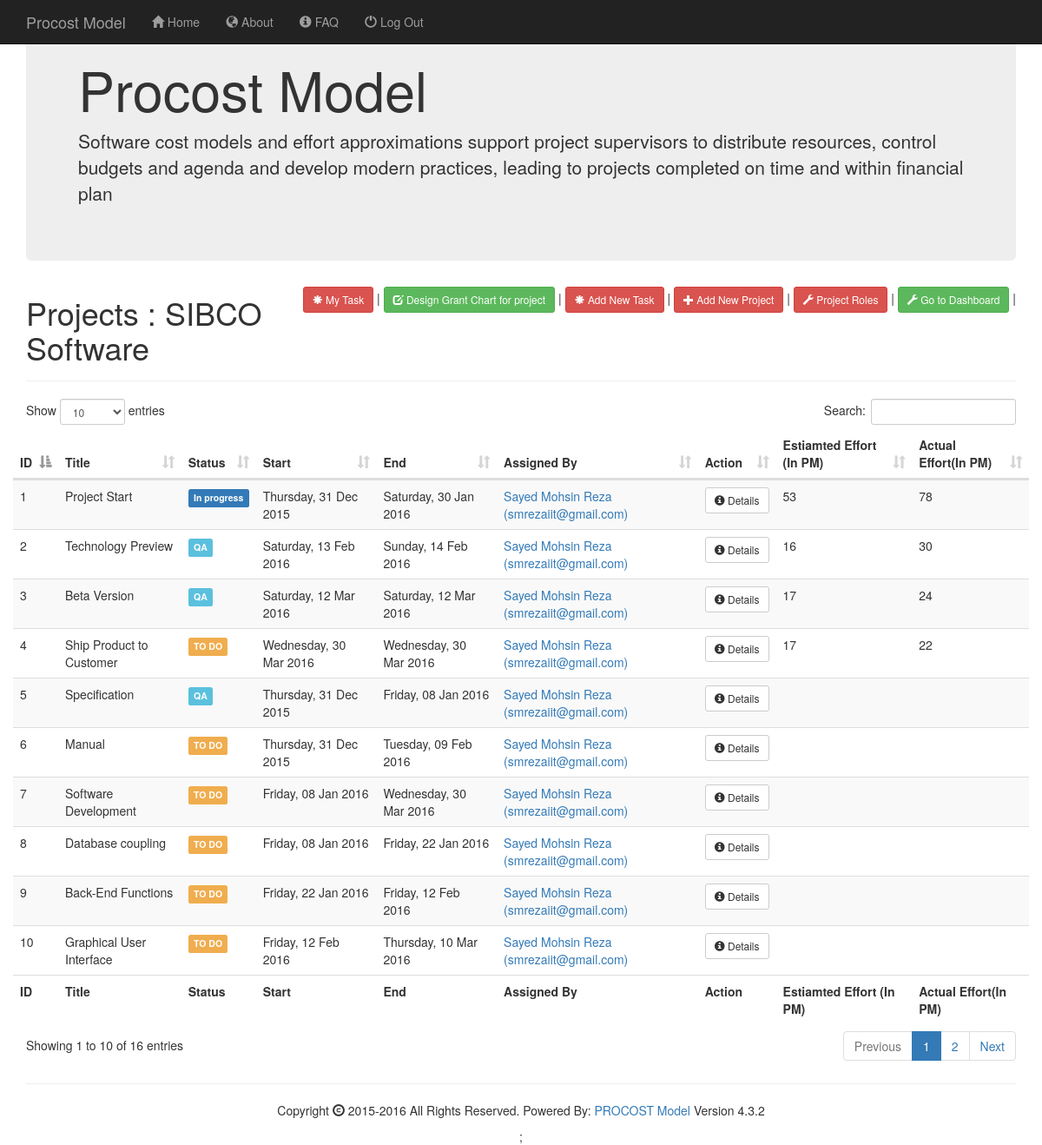
/project_effort.php?pid=1 (signed in), run on the app's committed database.
### tables this page shows
CREATE TABLE IF NOT EXISTS `project` (
`id` int(10) unsigned NOT NULL,
  `id_person_create` int(10) unsigned NOT NULL DEFAULT '0',
  `date_start` timestamp NULL DEFAULT NULL,
  `date_end` timestamp NULL DEFAULT NULL,
  `title` varchar(255) NOT NULL,
  `description` text NOT NULL,
  `status` tinyint(3) unsigned NOT NULL DEFAULT '0'
);

CREATE TABLE IF NOT EXISTS `project_task` (
`id` int(10) NOT NULL,
  `id_project` int(10) unsigned NOT NULL DEFAULT '0',
  `id_parenttask` mediumint(8) unsigned NOT NULL DEFAULT '0',
  `title` varchar(255) NOT NULL DEFAULT '',
  `description` text,
  `id_person_owner` int(10) unsigned NOT NULL DEFAULT '0',
  `date_start` timestamp NULL DEFAULT NULL,
  `date_end` timestamp NULL DEFAULT NULL,
  `status_id` int(11) NOT NULL,
  `estimated_workload` mediumint(8) unsigned NOT NULL DEFAULT '0'
);

CREATE TABLE IF NOT EXISTS `project_status` (
`id` int(10) NOT NULL,
  `id_person_create` int(10) unsigned NOT NULL,
  `title` varchar(64) NOT NULL,
  `value` int(11) NOT NULL
);

### project_effort.php (the view, shortened to what this page needs)
<?Php
include('header.php');
print '  <div id="content">';
include('sub-header.php');
$project_id = $_GET['pid'];
$query = "SELECT `id`, `title`, status_id,`date_start`, `date_end`, `id_person_owner` FROM `project_task` WHERE `id_project`=".$_GET['pid']."";
$fieldname=array('ID','Title','Status','Start','End', 'Assigned By','Action','Estiamted Effort (In PM)','Actual Effort(In PM)');
$button_menu[] = array('link'=>'my_task.php','text'=>'My Task');
$button_menu[] = array('link'=>'hgc_design_grant_chart/','text'=>'Design Grant Chart for project');
$button_menu[] = array('link'=>'add_new_task.php?pid='.$project_id,'text'=>'Add New Task');
$button_menu[] = array('link'=>'add_new_project.php','text'=>'Add New Project','icon'=>'plus');
$button_menu[] = array('link'=>'project_roles.php?pid='.$project_id,'text'=>'Project Roles');
$button_menu[] = array('link'=>'index.php','text'=>'Go to Dashboard','icon'=>'wrench');
button_menu_create($button_menu);
print '<div class="page-header">
        <h1>Projects : '.value_return('SELECT `title` FROM `project` WHERE `id`='.$_GET['pid'].'').'</h1>
      </div>
      <div class="row">
        <div>';
		manual_create_table($query,$fieldname,'mytable');
        print '</div>';
print ' </div>';
include('footer.php');
function manual_create_table($query,$fieldname,$id='mytable'){
   print' <table id="'.$id.'" class="table table-striped">';
   print'<thead><tr>';
	for($i=0;$i<sizeof($fieldname);$i++){
	print'<th>'.$fieldname[$i].'</th>';
	}
	print'</tr></thead>';
	   print'<tfoot><tr>';
	for($i=0;$i<sizeof($fieldname);$i++){
	print'<th>'.$fieldname[$i].'</th>';
	}
	print'</tr></tfoot>';
	print ' <tbody>';
	$result = mysql_query($query);
	while($row= mysql_fetch_array($result)){
	print '<tr>';
	print'<td>'.$row[0].'</td>';
	print'<td>'.$row[1].'</td>';
print'<td>'.status_label_set($row[2]).'</td>';
	print'<td>'.customdate_format($row[3]).'</td>';
	print'<td>'.customdate_format($row[4]).'</td>';
	print'<td><a href="person_details.php?person_id='.$row[5].'">'.mysql_fetch_array_nullsafe("SELECT concat( cr.`firstname`,' ', cr.`lastname`,' (',`email`,')') as info  FROM `contact_person` as cr WHERE `id`=".$row[5])[0].'</a></td>';
	print'<td><a href="see_history.php?task_id='.$row[0].'" class="btn btn-sm btn-default">'.icon('info-sign').' Details</a></td>';
	print '  <td>'.effort_calculation($row[0]).'</td>';
		print '  <td>'.effort_calculation($row[0],'actual').'</td>';
	print' </tr>';
	}
    print'</tbody></table>';
}
?>

### include.php (shortened to what this page needs)
<?php
	function value_return($query){
	$result= mysql_query($query);
	$value=mysql_result($result,0);
	return $value;
	}
	function customdate_format($timestampDate,$default_format='l, d M Y'){
$newDate = date($default_format, strtotime($timestampDate));
return $newDate;
}
function effort_calculation($project_task_id,$effort_type='estimate'){
$history_ids = multiple_value_1column("SELECT`id` FROM `task_history` WHERE `task_id`=".$project_task_id);
if(is_array($history_ids)){
reset($history_ids);
$i=0;
while ($i<count($history_ids))
  {
  $total += effort_calculation_history($history_ids[$i],$effort_type);
  $i++;
  }
}else{
$total+=1;
}
return $total;
}
function effort_calculation_history($project_history_id,$effort_type='estimate'){
$history_data =mysql_fetch_array_nullsafe("SELECT `id`, `project_id`, `person_id`, `task_id`, `activity_id`, `status_id`, `start_on`, `end_on`, `assigned_by`,closed,closed_at FROM `task_history` WHERE id= ".$project_history_id);
$job_position_value= mysql_fetch_array_nullsafe("SELECT value FROM `contact_jobtype` WHERE `id`=(SELECT `id_jobtype` FROM `contact_person` WHERE `id`=".$history_data['person_id'].")")[0];
$id_roles = mysql_fetch_array_nullsafe("SELECT `id_role` FROM `project_person` WHERE `id_project`=".$history_data['project_id']." and `id_person`=".$history_data['person_id']."");
if(is_array($id_roles)){
$id_roles = implode(',',$id_roles);
$assign_role_value  = mysql_fetch_array_nullsafe("SELECT sum(value) FROM `project_role` WHERE `id` IN (".$id_roles.") " )[0];
}else{
  $assign_role_value = 1;
}
$project_activity_value= mysql_fetch_array_nullsafe("SELECT `value` FROM `project_activity` WHERE `id`=".$history_data['activity_id'])[0];
$project_status_value= mysql_fetch_array_nullsafe("SELECT `value` FROM `project_status` WHERE `id`=".$history_data['status_id'])[0];
if($effort_type=='estimate'){
if(date('Y-m-d H:i:s')>$history_data['start_on'] and date('Y-m-d H:i:s')<$history_data['end_on']){
$date_diff_value = mysql_fetch_array_nullsafe(" SELECT DATEDIFF(end_on, start_on) AS days from task_history WHERE `id`=".$project_history_id)[0];
}else{
  $date_diff_value = 1;
}
}
if($effort_type=='actual'){
if(date('Y-m-d H:i:s')>$history_data['start_on'] ){
  if($history_data['closed']==0){
$date_diff_value = mysql_fetch_array_nullsafe(" SELECT DATEDIFF(NOW(), start_on) AS days from task_history WHERE `id`=".$project_history_id)[0];
}else{
$date_diff_value = mysql_fetch_array_nullsafe(" SELECT DATEDIFF(closed_at, start_on) AS days from task_history WHERE `id`=".$project_history_id)[0];
}
}else{
  $date_diff_value = 1;
}
}
$total_sum =
$job_position_value +
$assign_role_value +
$project_activity_value +
$project_status_value +
$date_diff_value;
$total = $job_position_value. "+".$assign_role_value. "+".$project_activity_value. "+".$project_status_value. "+".$date_diff_value. "=".$total_sum;
return $total_sum;
return 0;
}
function icon($icon_class,$aria_hidden='true'){
return ' <span class="glyphicon glyphicon-'.$icon_class.'" aria-hidden="'.$aria_hidden.'"></span>';
}
function mysql_fetch_array_nullsafe($query) {
    $ret=array();
	   $result = mysql_query($query);
    $num = mysql_num_fields($result);
    $fval = mysql_fetch_row ($result);
    $i=0;
     while($i<$num)
        {
            $fname[$i] = mysql_field_name($result,$i);
            $ret[$i] = $fval[$i];
            $ret[''.$fname[$i].''] = $fval[$i];
            $i++;
        }
    return $ret;
}
function multiple_value_1column($query){
  $value=array();
  $result= mysql_query($query);
  while($row = mysql_fetch_array($result))
  {
  array_push($value,$row[0]);
  }
  return $value;
  }
function status_label_set($id){
$value = value_return("SELECT `title` FROM `project_status` WHERE `id`=".$id);
if($id==1)      return '<span class="label label-success">'.$value.'</span>';
else if($id==2) return '<span class="label label-info">'.$value.'</span>';
else if($id==3) return '<span class="label label-primary">'.$value.'</span>';
else if($id==4) return '<span class="label label-warning">'.$value.'</span>';
else            return '<span class="label label-default">'.$value.'</span>';
}
function button_menu_create($buttons,$style='1' ){
$rand_class = array ('primary','success','warning','danger');
$rand_icon = array ('plus','edit','asterisk','wrench','home');
print '<div class="pull-right">';
 foreach($buttons as $key => $value) {
  if(!isset($value['class'])){$class =$rand_class[rand(0,count($rand_class)-1)]; }else{$class = $value['class'];}
  if(!isset($value['icon'])){$icon =$rand_icon[rand(0,count($rand_icon)-1)]; }else{$icon = $value['icon'];}
print '<a href="'.$value['link'].'" class="btn btn-sm btn-'.$class.'"><span class="glyphicon glyphicon-'.$icon.'" aria-hidden="true"></span> '.$value['text'].'</a> | ';
      }
print'</div>';
}
?>

### data on the page
project: title "SIBCO Software"
project_task: id "1", title "Project Start", status.title "In progress", date_start "Thursday, 31 Dec 2015", date_end "Saturday, 30 Jan 2016", row "Sayed Mohsin Reza (smrezaiit@gmail.com)", row "53", row "78"
project_task: id "2", title "Technology Preview", status.title "QA", date_start "Saturday, 13 Feb 2016", date_end "Sunday, 14 Feb 2016", row "Sayed Mohsin Reza (smrezaiit@gmail.com)", row "16", row "30"
project_task: id "3", title "Beta Version", status.title "QA", date_start "Saturday, 12 Mar 2016", date_end "Saturday, 12 Mar 2016", row "Sayed Mohsin Reza (smrezaiit@gmail.com)", row "17", row "24"
project_task: id "4", title "Ship Product to Customer", status.title "TO DO", date_start "Wednesday, 30 Mar 2016", date_end "Wednesday, 30 Mar 2016", row "Sayed Mohsin Reza (smrezaiit@gmail.com)", row "17", row "22"
project_task: id "5", title "Specification", status.title "QA", date_start "Thursday, 31 Dec 2015", date_end "Friday, 08 Jan 2016", row "Sayed Mohsin Reza (smrezaiit@gmail.com)"
project_task: id "6", title "Manual", status.title "TO DO", date_start "Thursday, 31 Dec 2015", date_end "Tuesday, 09 Feb 2016", row "Sayed Mohsin Reza (smrezaiit@gmail.com)"
project_task: id "7", title "Software Development", status.title "TO DO", date_start "Friday, 08 Jan 2016", date_end "Wednesday, 30 Mar 2016", row "Sayed Mohsin Reza (smrezaiit@gmail.com)"
project_task: id "8", title "Database coupling", status.title "TO DO", date_start "Friday, 08 Jan 2016", date_end "Friday, 22 Jan 2016", row "Sayed Mohsin Reza (smrezaiit@gmail.com)"
project_task: id "9", title "Back-End Functions", status.title "TO DO", date_start "Friday, 22 Jan 2016", date_end "Friday, 12 Feb 2016", row "Sayed Mohsin Reza (smrezaiit@gmail.com)"
project_task: id "10", title "Graphical User Interface", status.title "TO DO", date_start "Friday, 12 Feb 2016", date_end "Thursday, 10 Mar 2016", row "Sayed Mohsin Reza (smrezaiit@gmail.com)"

### other printed values
$value['text'] "My Task"
$value['text'] "Design Grant Chart for project"
$value['text'] "Add New Task"
$value['text'] "Add New Project"
$value['text'] "Project Roles"
$value['text'] "Go to Dashboard"
$fieldname[$i] "ID"
$fieldname[$i] "Title"
$fieldname[$i] "Status"
$fieldname[$i] "Start"
$fieldname[$i] "End"
$fieldname[$i] "Assigned By"
$fieldname[$i] "Action"
$fieldname[$i] "Estiamted Effort (In PM)"
$fieldname[$i] "Actual Effort(In PM)"
